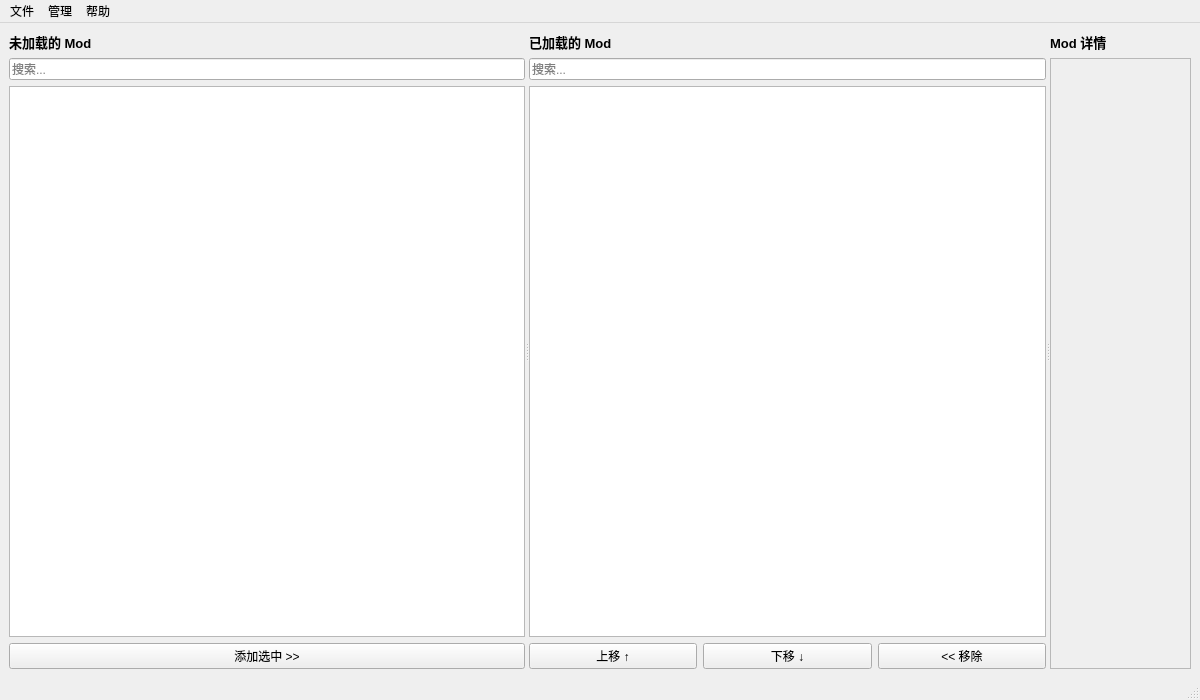
<?xml version="1.0" encoding="UTF-8"?>
<ui version="4.0">
 <class>MainWindow</class>
 <widget class="QMainWindow" name="MainWindow">
  <property name="geometry">
   <rect>
    <x>0</x>
    <y>0</y>
    <width>1200</width>
    <height>700</height>
   </rect>
  </property>
  <property name="windowTitle">
   <string>环世界 Mod 管理器</string>
  </property>
  <widget class="QWidget" name="centralwidget">
   <layout class="QVBoxLayout" name="verticalLayout">
    <item>
     <widget class="QSplitter" name="splitter">
      <property name="orientation">
       <enum>Qt::Horizontal</enum>
      </property>
      <widget class="QWidget" name="unloadedModsPanel" native="true">
       <layout class="QVBoxLayout" name="verticalLayout_2">
        <item>
         <widget class="QLabel" name="unloadedModsLabel">
          <property name="text">
           <string>未加载的 Mod</string>
          </property>
          <property name="font">
           <font>
            <pointsize>10</pointsize>
            <bold>true</bold>
           </font>
          </property>
         </widget>
        </item>
        <item>
         <widget class="QLineEdit" name="unloadedSearchEdit">
          <property name="placeholderText">
           <string>搜索...</string>
          </property>
         </widget>
        </item>
        <item>
         <widget class="QListWidget" name="unloadedModsList">
          <property name="selectionMode">
           <enum>QAbstractItemView::ExtendedSelection</enum>
          </property>
         </widget>
        </item>
        <item>
         <widget class="QPushButton" name="addSelectedButton">
          <property name="text">
           <string>添加选中 &gt;&gt;</string>
          </property>
         </widget>
        </item>
       </layout>
      </widget>
      <widget class="QWidget" name="loadedModsPanel" native="true">
       <layout class="QVBoxLayout" name="verticalLayout_3">
        <item>
         <widget class="QLabel" name="loadedModsLabel">
          <property name="text">
           <string>已加载的 Mod</string>
          </property>
          <property name="font">
           <font>
            <pointsize>10</pointsize>
            <bold>true</bold>
           </font>
          </property>
         </widget>
        </item>
        <item>
         <widget class="QLineEdit" name="loadedSearchEdit">
          <property name="placeholderText">
           <string>搜索...</string>
          </property>
         </widget>
        </item>
        <item>
         <widget class="QListWidget" name="loadedModsList">
          <property name="dragDropMode">
           <enum>QAbstractItemView::InternalMove</enum>
          </property>
         </widget>
        </item>
        <item>
         <layout class="QHBoxLayout" name="horizontalLayout">
          <item>
           <widget class="QPushButton" name="moveUpButton">
            <property name="text">
             <string>上移 ↑</string>
            </property>
           </widget>
          </item>
          <item>
           <widget class="QPushButton" name="moveDownButton">
            <property name="text">
             <string>下移 ↓</string>
            </property>
           </widget>
          </item>
          <item>
           <widget class="QPushButton" name="removeButton">
            <property name="text">
             <string>&lt;&lt; 移除</string>
            </property>
           </widget>
          </item>
         </layout>
        </item>
       </layout>
      </widget>
      <widget class="QWidget" name="detailPanel" native="true">
       <layout class="QVBoxLayout" name="verticalLayout_4">
        <item>
         <widget class="QLabel" name="detailLabel">
          <property name="text">
           <string>Mod 详情</string>
          </property>
          <property name="font">
           <font>
            <pointsize>10</pointsize>
            <bold>true</bold>
           </font>
          </property>
         </widget>
        </item>
        <item>
         <widget class="QScrollArea" name="scrollArea">
          <property name="widgetResizable">
           <bool>true</bool>
          </property>
          <widget class="QWidget" name="scrollAreaWidgetContents">
           <property name="geometry">
            <rect>
             <x>0</x>
             <y>0</y>
             <width>376</width>
             <height>558</height>
            </rect>
           </property>
          </widget>
         </widget>
        </item>
       </layout>
      </widget>
     </widget>
    </item>
   </layout>
  </widget>
  <widget class="QMenuBar" name="menubar">
   <property name="geometry">
    <rect>
     <x>0</x>
     <y>0</y>
     <width>1200</width>
     <height>21</height>
    </rect>
   </property>
   <widget class="QMenu" name="menuFile">
    <property name="title">
     <string>文件</string>
    </property>
    <addaction name="actionSaveToGame"/>
    <addaction name="actionSaveAs"/>
    <addaction name="actionLoadConfig"/>
    <addaction name="separator"/>
    <addaction name="actionExit"/>
   </widget>
   <widget class="QMenu" name="menuManage">
    <property name="title">
     <string>管理</string>
    </property>
    <addaction name="actionManageTypes"/>
    <addaction name="actionRescan"/>
    <addaction name="separator"/>
    <addaction name="actionPathSettings"/>
   </widget>
   <widget class="QMenu" name="menuHelp">
    <property name="title">
     <string>帮助</string>
    </property>
    <addaction name="actionAbout"/>
   </widget>
   <addaction name="menuFile"/>
   <addaction name="menuManage"/>
   <addaction name="menuHelp"/>
  </widget>
  <widget class="QStatusBar" name="statusbar"/>
  <action name="actionSaveToGame">
   <property name="text">
    <string>保存到游戏配置</string>
   </property>
   <property name="shortcut">
    <string>Ctrl+S</string>
   </property>
  </action>
  <action name="actionSaveAs">
   <property name="text">
    <string>另存为...</string>
   </property>
   <property name="shortcut">
    <string>Ctrl+Shift+S</string>
   </property>
  </action>
  <action name="actionLoadConfig">
   <property name="text">
    <string>加载配置...</string>
   </property>
   <property name="shortcut">
    <string>Ctrl+O</string>
   </property>
  </action>
  <action name="actionExit">
   <property name="text">
    <string>退出</string>
   </property>
  </action>
  <action name="actionManageTypes">
   <property name="text">
    <string>管理 Mod 类型...</string>
   </property>
  </action>
  <action name="actionRescan">
   <property name="text">
    <string>重新扫描 Mod</string>
   </property>
   <property name="shortcut">
    <string>F5</string>
   </property>
  </action>
  <action name="actionAbout">
   <property name="text">
    <string>关于...</string>
   </property>
  </action>
  <action name="actionPathSettings">
   <property name="text">
    <string>路径设置...</string>
   </property>
  </action>
 </widget>
 <resources/>
 <connections/>
</ui>
